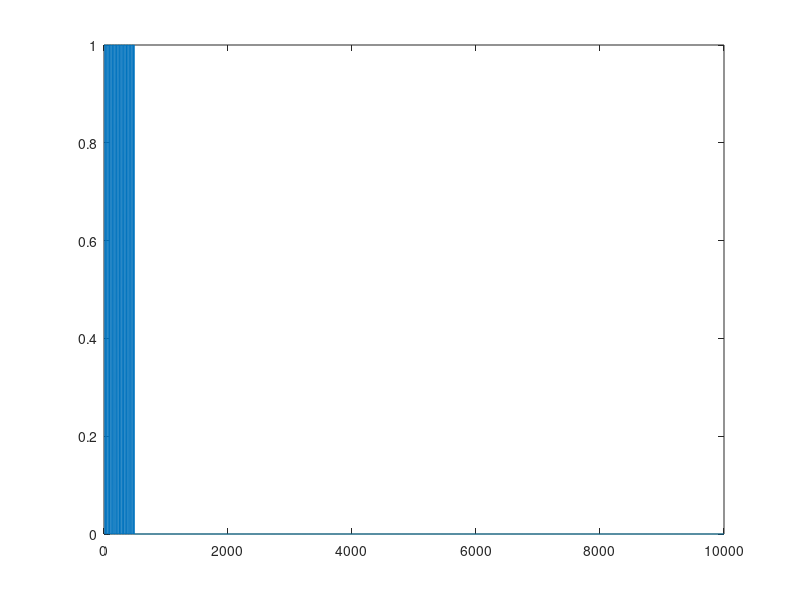
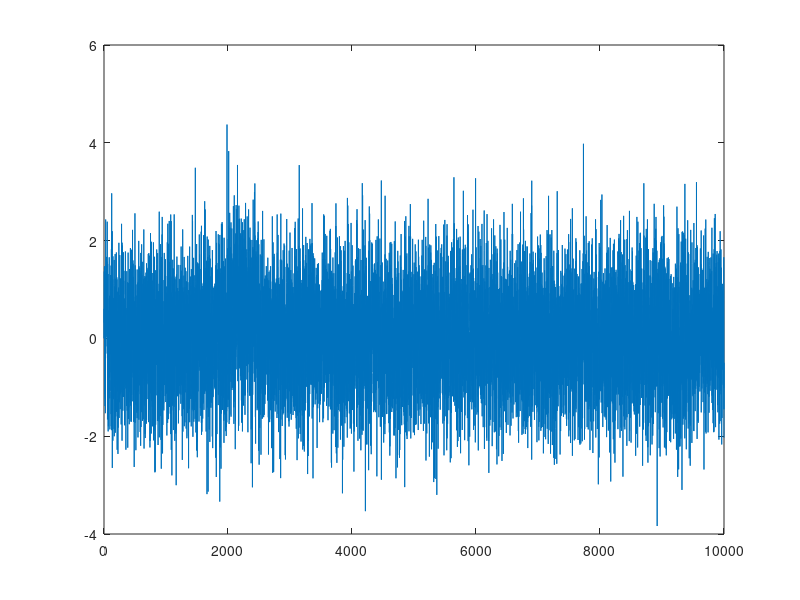
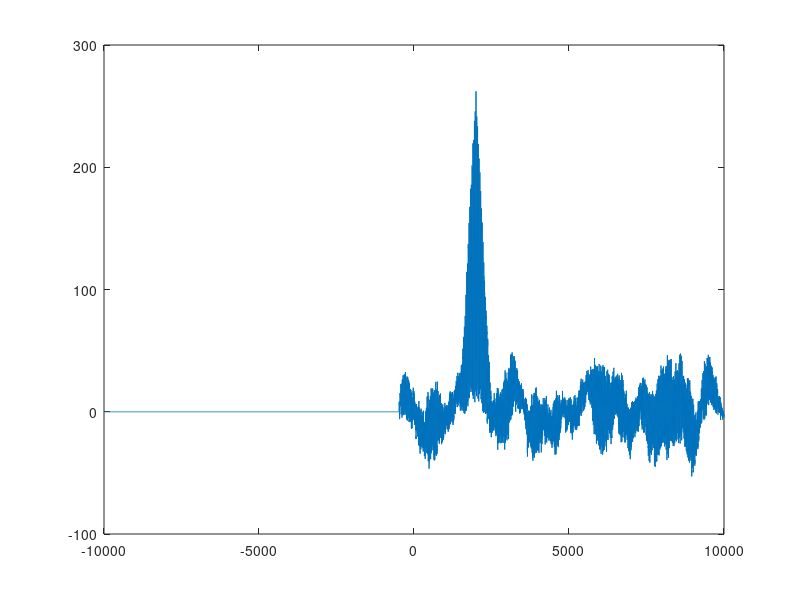
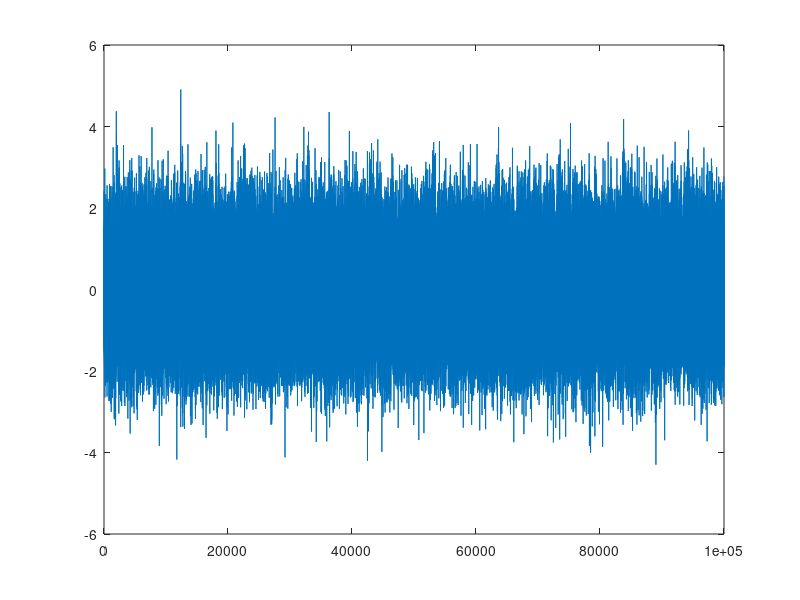

The MATLAB script that drew these images, in order: (Note: this script raises an error after producing the figures.)
clc; close all; clear all;
%Caly ten kod to sa rozwiazania zadan z domieszka kodow z zajec, wiec
%usuncie to co jest niepotrzebne c:

%Cwiczenie 1
%Sygnaly krotkie
speed_of_sound = 340;
rx=load('rx_short.dat');
tx=load('tx_short.dat');
figure; plot(tx);
figure; plot(rx);
%pierwszy odebrany drugi transmitowany
[tx_rx, lags] = xcorr(rx,tx);
figure;
plot(lags, tx_rx);
tx_rx(lags<0) = [];
lags(lags<0) = [];
[c_max,max_idx] = max(tx_rx);
distance_of_single_period = ((max_idx/2)/1000000)*speed_of_sound %0.3402 metra

clear all; close all; clc;
%Sygnaly dlugie

speed_of_sound = 340;
Tp=10^-6;
rx = load('rx_long.dat');
tx = load('tx_long.dat');
figure; plot(rx);
figure; plot(tx);

[tx_rx,lags] = xcorr(rx,tx);
tx_rx(lags<0) = [];
lags(lags<0) = [];
figure;
plot(lags,tx_rx);
%200 - minimalna wysokosc peaku
%10000 - minimalny dystans pomiedzy
[v,x] = findpeaks(tx_rx, 'MinPeakHeight',200, 'MinPeakDistance',5000);
findpeaks(tx_rx, 'MinPeakHeight',200, 'MinPeakDistance',5000);
%Odleglosci w probkach
x=mod(x,10000) %10k probek jest w jednym okresie
distance = Tp*(x/2)*speed_of_sound %przez dwa bo tam i spowrotem, oraz kazdy sygnal zostal nadany w roznym czasie
%Odleglosc w metrach
%Wynik wyglada sensownie bo w sumie im dalsza probka tym dluzej ten sygnal
%musial isc wiec dystans powinien byc coraz wiekszy

clear all; close all; clc;
%Cwiczenie 2
ssss = load('signals.dat');

f=2;
Tp=0.001;
t=0:Tp:5-Tp;
s0 = sin(2*pi*f*t);
for i=1:4
    s1 = ssss(i,:);
    plot(t,s0,t,s1);
    [s1c,lags] = xcorr(s0,s1);
    %figure; plot(lags,s1c);
    %przesuniecie znalezione matematycznie
    idx = find(s1c==max(s1c));
    time_shift_samples(i) = lags(idx);

    A(i)=2*s1c(idx)/(5000)

end
(time_shift_samples*2*pi*f*Tp)*(180/pi)
A
%A*1/2*1/N sum(cos(alfa))
%1/2 *A*sin(alfa)

clear all; close all; clc;
%Cwiczenie 3
sun=load('spotsMod.csv');
sun=sun(:,2:13);
sun=sun';
sun_vector=sun(:);
save('plamy_wektor.mat', 'sun_vector');

[sun_cor, lags] = xcorr(sun_vector);
figure;
plot(lags,sun_cor);
findpeaks(sun_cor,'MinPeakDistance',85);
[v, x] = findpeaks(sun_cor,'MinPeakDistance',85)

for i=1:length(x)-1
    breaks(i) = x(i+1)-x(i);
end
%average between peaks
mean(breaks)